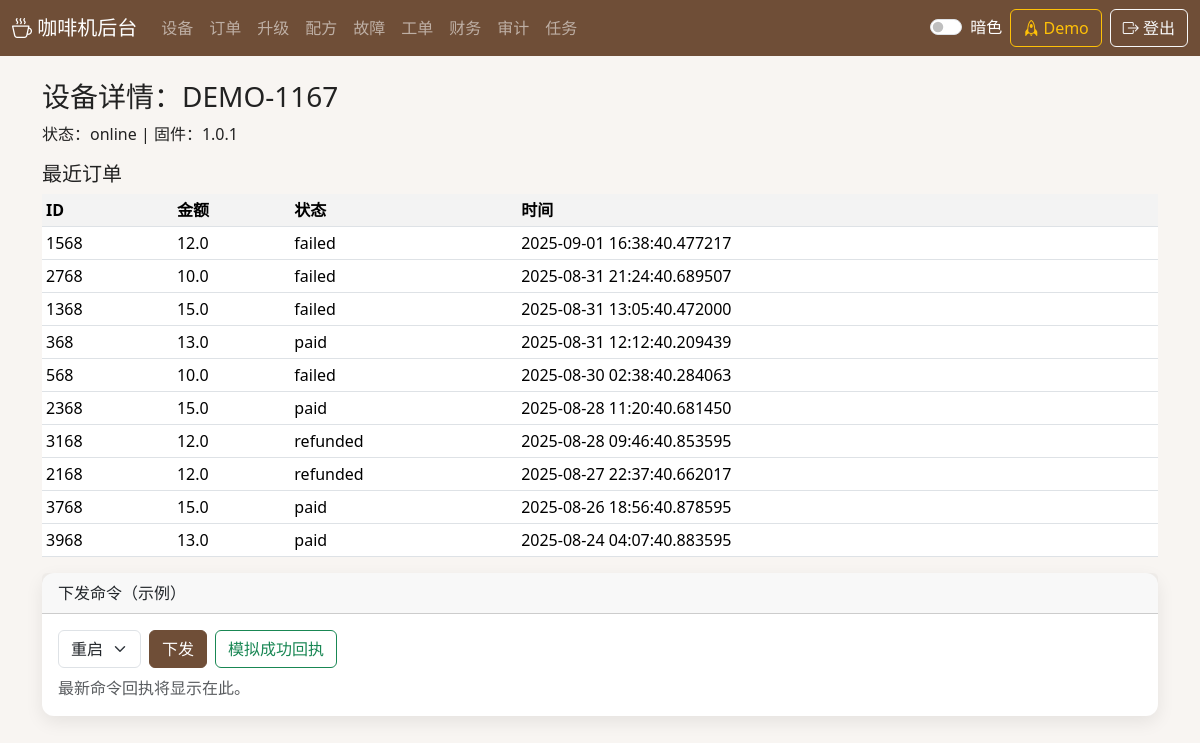
The page /devices/170 (signed in) on the database its author committed.
### app/models.py (models this page shows)
class TimestampMixin:
    created_at: Mapped[datetime] = mapped_column(default=datetime.utcnow, nullable=False, index=True)
    updated_at: Mapped[datetime] = mapped_column(default=datetime.utcnow, onupdate=datetime.utcnow, nullable=False)

class Device(db.Model, TimestampMixin):
    __tablename__ = "devices"
    id: Mapped[int] = mapped_column(primary_key=True)
    device_no: Mapped[str] = mapped_column(nullable=False, unique=True, index=True)
    merchant_id: Mapped[int] = mapped_column(ForeignKey("merchants.id"), nullable=False, index=True)
    model: Mapped[Optional[str]] = mapped_column(nullable=True)
    firmware_version: Mapped[Optional[str]] = mapped_column(nullable=True)
    last_seen: Mapped[Optional[datetime]] = mapped_column(nullable=True, index=True)
    status: Mapped[str] = mapped_column(nullable=False, default="offline", index=True)
    location_lat: Mapped[Optional[float]] = mapped_column(nullable=True)
    location_lng: Mapped[Optional[float]] = mapped_column(nullable=True)
    address: Mapped[Optional[str]] = mapped_column(nullable=True)
    address_detail: Mapped[Optional[str]] = mapped_column(nullable=True)
    summary_address: Mapped[Optional[str]] = mapped_column(nullable=True)
    scene: Mapped[Optional[str]] = mapped_column(nullable=True)
    customer_code: Mapped[Optional[str]] = mapped_column(nullable=True)
    custom_fields: Mapped[Optional[Dict[str, Any]]] = mapped_column(JSON, nullable=True)
    merchant = relationship("Merchant", back_populates="devices")
    orders = relationship("Order", back_populates="device")

class Order(db.Model, TimestampMixin):
    __tablename__ = "orders"
    id: Mapped[int] = mapped_column(primary_key=True)
    order_no: Mapped[Optional[str]] = mapped_column(nullable=True, index=True)
    device_id: Mapped[int] = mapped_column(ForeignKey("devices.id"), nullable=False, index=True)
    merchant_id: Mapped[int] = mapped_column(ForeignKey("merchants.id"), nullable=False, index=True)
    product_id: Mapped[Optional[int]] = mapped_column(ForeignKey("product_catalog.id"), nullable=True)
    price: Mapped[float] = mapped_column(nullable=False, default=0.0)
    pay_method: Mapped[str] = mapped_column(nullable=False, default="cash")
    status: Mapped[str] = mapped_column(nullable=False, default="paid", index=True)
    is_exception: Mapped[bool] = mapped_column(nullable=False, default=False)
    raw_payload: Mapped[Optional[Dict[str, Any]]] = mapped_column(JSON, nullable=True)
    device = relationship("Device", back_populates="orders")

### app/blueprints/admin.py (the view)
@bp.route("/devices/<int:device_id>")
def device_detail_page(device_id: int):
    device = Device.query.get_or_404(device_id)
    recent_orders = Order.query.filter_by(device_id=device.id).order_by(Order.created_at.desc()).limit(10).all()
    return render_template("device_detail.html", device=device, recent_orders=recent_orders)

### app/blueprints/admin.py (called while the page is built)
@bp.before_app_request
def ensure_login():
    from flask import request as flask_request
    if flask_request.path.startswith("/api/"):
        return
    if flask_request.endpoint in {"auth.login_page", "static"}:
        return
    if session.get("user_id") is None:
        if not flask_request.path.startswith("/login"):
            return redirect(url_for("auth.login_page"))

### app/templates/device_detail.html (shortened to what this page needs)
{% extends 'base.html' %}
{% block content %}
<h3>设备详情：{{ device.device_no }}</h3>
<div class="mb-3">状态：{{ device.status }} | 固件：{{ device.firmware_version or '-' }}</div>
<h5>最近订单</h5>
<table class="table table-sm">
  <thead><tr><th>ID</th><th>金额</th><th>状态</th><th>时间</th></tr></thead>
  <tbody>
    {% for o in recent_orders %}
    <tr><td>{{ o.id }}</td><td>{{ o.price }}</td><td>{{ o.status }}</td><td>{{ o.created_at }}</td></tr>
    {% endfor %}
  </tbody>
</table>
<div class="card mt-3">
  <div class="card-header">下发命令（示例）</div>
  <div class="card-body">
    <form id="cmdForm" class="row g-2 align-items-center">
      <div class="col-auto"><select class="form-select" name="command_type"><option value="reboot">重启</option><option value="open_door">开门</option></select></div>
      <div class="col-auto"><button class="btn btn-primary" type="submit">下发</button></div>
      <div class="col-auto"><button class="btn btn-outline-success" id="simOk" type="button">模拟成功回执</button></div>
      <div id="cmdHint" class="text-muted mt-2">最新命令回执将显示在此。</div>
    </form>
  </div>
</div>
{% endblock %}

### app/static/css/theme.css (style rules this page uses)
:root { --primary:#6f4e37; --accent:#d4a373; --success:#2ca58d; --danger:#d9534f; --bg:#f8f5f2; --card:#ffffff; --text:#222; }
body { background:var(--bg); color:var(--text); }
.card { border:none; border-radius:12px; box-shadow:0 6px 18px rgba(0,0,0,.08); }
.btn-primary { background:var(--primary); border-color:var(--primary); }
.table thead th { background:#f3f3f3; }

### rows shown on the page
Device: device_no "DEMO-1167", status "online", firmware_version "1.0.1"
Order: id "1568", price "12.0", status "failed", created_at "2025-09-01 16:38:40.477217"
Order: id "2768", price "10.0", status "failed", created_at "2025-08-31 21:24:40.689507"
Order: id "1368", price "15.0", status "failed", created_at "2025-08-31 13:05:40.472000"
Order: id "368", price "13.0", status "paid", created_at "2025-08-31 12:12:40.209439"
Order: id "568", price "10.0", status "failed", created_at "2025-08-30 02:38:40.284063"
Order: id "2368", price "15.0", status "paid", created_at "2025-08-28 11:20:40.681450"
Order: id "3168", price "12.0", status "refunded", created_at "2025-08-28 09:46:40.853595"
Order: id "2168", price "12.0", status "refunded", created_at "2025-08-27 22:37:40.662017"
Order: id "3768", price "15.0", status "paid", created_at "2025-08-26 18:56:40.878595"
Order: id "3968", price "13.0", status "paid", created_at "2025-08-24 04:07:40.883595"
